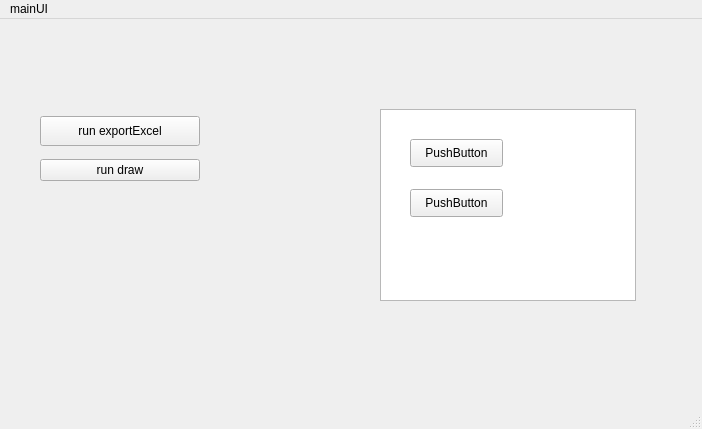
<?xml version="1.0" encoding="UTF-8"?>
<ui version="4.0">
 <class>MainWindow</class>
 <widget class="QMainWindow" name="MainWindow">
  <property name="geometry">
   <rect>
    <x>0</x>
    <y>0</y>
    <width>702</width>
    <height>429</height>
   </rect>
  </property>
  <property name="windowTitle">
   <string>MainWindow</string>
  </property>
  <widget class="QWidget" name="centralwidget">
   <widget class="QWidget" name="verticalLayoutWidget">
    <property name="geometry">
     <rect>
      <x>40</x>
      <y>90</y>
      <width>160</width>
      <height>80</height>
     </rect>
    </property>
    <layout class="QVBoxLayout" name="verticalLayout">
     <item>
      <widget class="QPushButton" name="pushButton">
       <property name="maximumSize">
        <size>
         <width>500</width>
         <height>30</height>
        </size>
       </property>
       <property name="text">
        <string>run exportExcel</string>
       </property>
      </widget>
     </item>
     <item>
      <widget class="QPushButton" name="pushButton_2">
       <property name="text">
        <string>run draw</string>
       </property>
      </widget>
     </item>
    </layout>
   </widget>
   <widget class="QTableView" name="tableView">
    <property name="geometry">
     <rect>
      <x>380</x>
      <y>90</y>
      <width>256</width>
      <height>192</height>
     </rect>
    </property>
    <property name="minimumSize">
     <size>
      <width>256</width>
      <height>0</height>
     </size>
    </property>
   </widget>
   <widget class="QPushButton" name="pushButton_3">
    <property name="geometry">
     <rect>
      <x>410</x>
      <y>120</y>
      <width>93</width>
      <height>28</height>
     </rect>
    </property>
    <property name="text">
     <string>PushButton</string>
    </property>
   </widget>
   <widget class="QPushButton" name="pushButton_4">
    <property name="geometry">
     <rect>
      <x>410</x>
      <y>170</y>
      <width>93</width>
      <height>28</height>
     </rect>
    </property>
    <property name="text">
     <string>PushButton</string>
    </property>
   </widget>
   <widget class="QWidget" name="formLayoutWidget">
    <property name="geometry">
     <rect>
      <x>170</x>
      <y>220</y>
      <width>160</width>
      <height>80</height>
     </rect>
    </property>
    <layout class="QFormLayout" name="formLayout"/>
   </widget>
  </widget>
  <widget class="QMenuBar" name="menubar">
   <property name="geometry">
    <rect>
     <x>0</x>
     <y>0</y>
     <width>702</width>
     <height>26</height>
    </rect>
   </property>
   <widget class="QMenu" name="menumainUI">
    <property name="title">
     <string>mainUI</string>
    </property>
   </widget>
   <addaction name="menumainUI"/>
  </widget>
  <widget class="QStatusBar" name="statusbar"/>
 </widget>
 <resources/>
 <connections/>
</ui>
